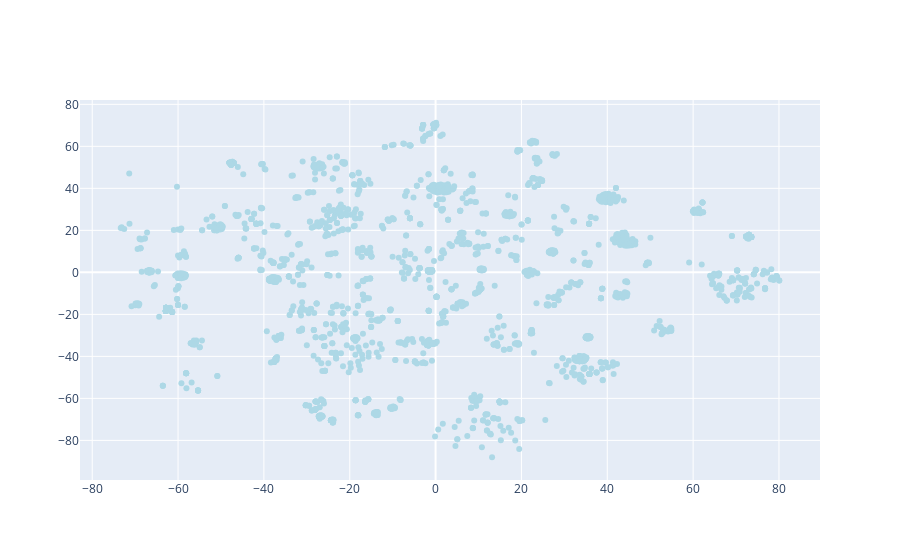

The notebook cell this image was saved under:
### Code cell
data = [
    go.Scatter(
        x = tsne_df.iloc[:2000,0].values,
        y = tsne_df.iloc[:2000,1].values,
        text = tsne_df.iloc[:2000,2].values,
        hoverinfo = 'text',
        marker = dict(
            color = 'lightblue'
        ),
        mode='markers',
        showlegend = False
    )
]

iplot(data, filename = "add-hover-text")

### Figure 1 — Plotly figure (JSON) as saved in the notebook; plotly's stock layout.template omitted (floating-point values rounded to 4 significant figures; data arrays with more than 128 entries replaced by an {"elided": "..."} marker saying what was removed)
{"data": [{"hoverinfo": "text", "marker": {"color": "lightblue"}, "mode": "markers", "showlegend": false, "text": {"elided": "2000 str values"}, "type": "scatter", "x": {"elided": "2000 float values"}, "y": {"elided": "2000 float values"}}], "layout": {}}
